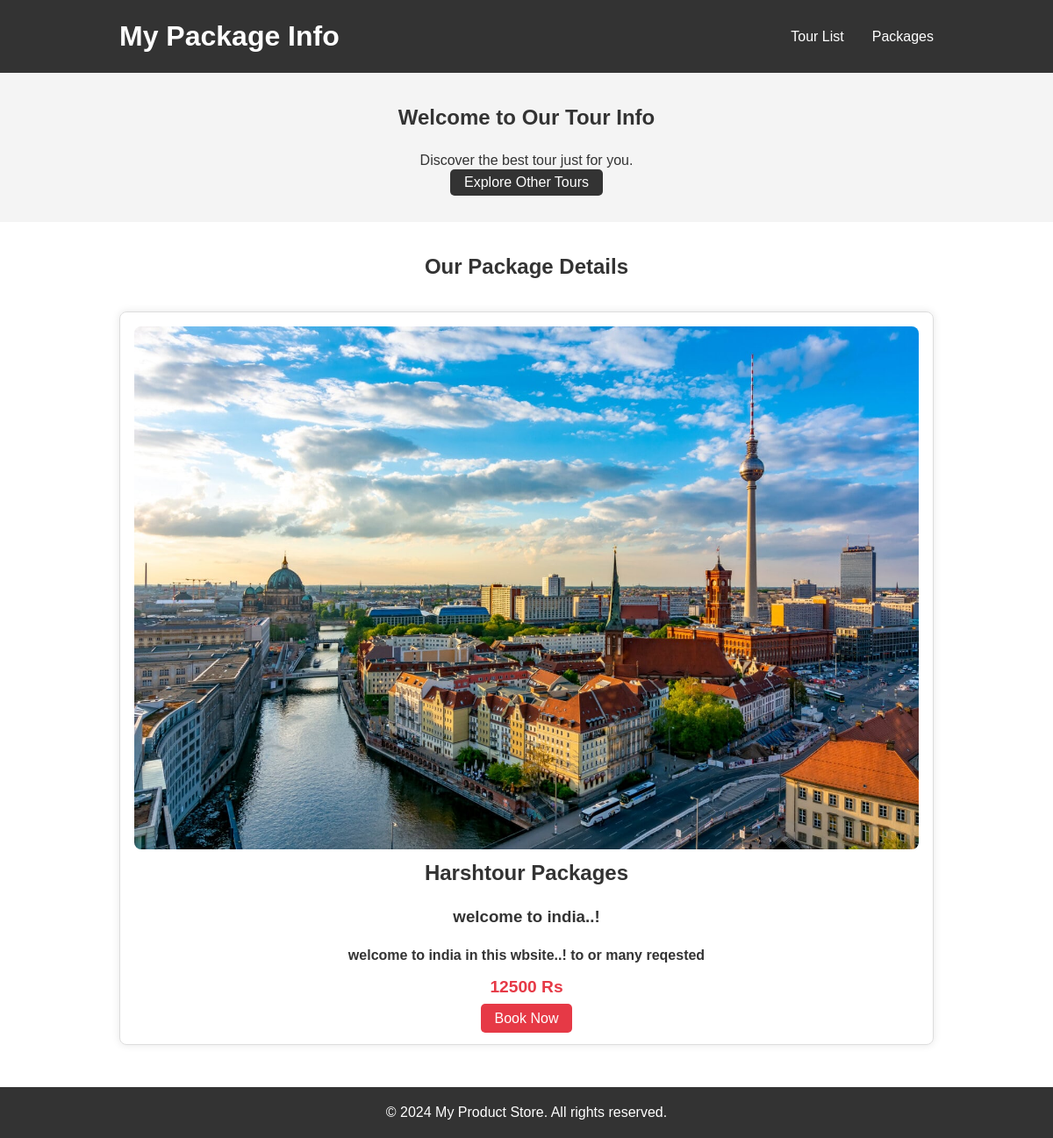
The page /book_files/book_tour.php?Id=15 on the database its author committed.
### tables this page shows
CREATE TABLE `tour_package` (
  `TourPackage_Id` int(100) NOT NULL,
  `Package_Name` varchar(100) NOT NULL,
  `Package_Type` varchar(212) NOT NULL,
  `Package_Location` varchar(100) NOT NULL,
  `Price` varchar(100) NOT NULL,
  `Package_Features` varchar(280) NOT NULL,
  `Package_Details` varchar(300) NOT NULL,
  `Package_Image` varchar(100) NOT NULL
);

### book_files/book_tour.php (the view, shortened to what this page needs)
<?php
     include("../config/connection.php");
     if(isset($_GET['Id'])){
        $sql = "select * from tour_package where TourPackage_Id = " .  $_GET['Id'];
         $result = $conn->query($sql);
         $data = mysqli_fetch_assoc($result);
     }
     else{
         echo "Invalid request..!";
         exit;
     }
?>
<!DOCTYPE html>
<html lang="en">
<head>
    <link rel="stylesheet" href="styles.css">
</head>
<body>
    <header>
        <div class="container">
            <h1>My Package Info</h1>
            <nav>
                <ul>
                    <li><a href="../Lakshadweep/tourlist.php">Tour List</a></li>
                    <li><a href="book_tour.php">Packages</a></li>
                </ul>
            </nav>
        </div>
    </header>
    <section class="hero">
        <div class="container">
            <h2>Welcome to Our Tour Info</h2>
            <p>Discover the best tour just for you.</p>
            <a href="#products" class="cta-button" >Explore Other Tours</a>
        </div>
    </section>
    <section id="products" class="products">
        <div class="container">
            <h2>Our Package Details</h2>
            <div class="product">
                <img src="<?php echo $data['Package_Image']; ?>" alt="Package 1">
                <h1><?php echo $data['Package_Name']; ?></h1>
                <h3><?php echo $data['Package_Features']; ?></h3>
                <p><b><?php echo $data['Package_Details']; ?></b></p>
                <p class="price"><b><?php echo $data['Price']; ?> Rs</b></p>
                <a href="book_form.php?passid=<?php echo $data['TourPackage_Id'] ?>" class="buy-button">Book Now</a>
            </div>
        </div>
    </section>
    <footer>
        <div class="container">
            <p>&copy; 2024 My Product Store. All rights reserved.</p>
        </div>
    </footer>
</body>
</html>

### book_files/styles.css (style rules this page uses)
body, h1, h2, h3, p, ul, li { margin: 0; padding: 0; box-sizing: border-box; }
body { font-family: Arial, sans-serif; line-height: 1.6; }
header { background: #333; color: #fff; padding: 1rem 0; }
header .container { display: flex; justify-content: space-between; align-items: center; width: 80%; margin: auto; }
header h1 { margin-left: 1rem; }
nav ul { list-style: none; display: flex; }
nav ul li { margin: 0 1rem; }
nav ul li a { color: #fff; text-decoration: none; }
.hero { background: #f4f4f4; color: #333; padding: 2rem 0; text-align: center; }
.hero h2 { margin-bottom: 1rem; }
.cta-button { background: #333; color: #fff; padding: 0.4rem 1rem; text-decoration: none; border-radius: 5px; }
.products { padding: 2rem 0; background: #fff; color: #333; }
.products .container { width: 80%; margin: auto; }
.products h2 { text-align: center; margin-bottom: 2rem; }
.product { text-align: center; margin: 1rem; padding: 1rem; border: 1px solid #ddd; border-radius: 8px; box-shadow: 0 0 10px rgba(0, 0, 0, 0.1); }
.product img { width: 100%; border-radius: 8px; }
.product h3 { margin: 1rem 0; }
.product .price { font-size: 1.2rem; color: #e63946; margin: 0.5rem 0; }
.buy-button { background: #e63946; color: #fff; padding: 0.5rem 1rem; text-decoration: none; border-radius: 5px; }
footer { background: #333; color: #fff; text-align: center; padding: 1rem 0; }
footer .container { width: 80%; margin: auto; }

### rows shown on the page
tour_package: Package_Image (picture), Package_Name "Harshtour Packages", Package_Features "welcome to india..!", Package_Details "welcome to india in this wbsite..! to or many reqested", Price "12500"
